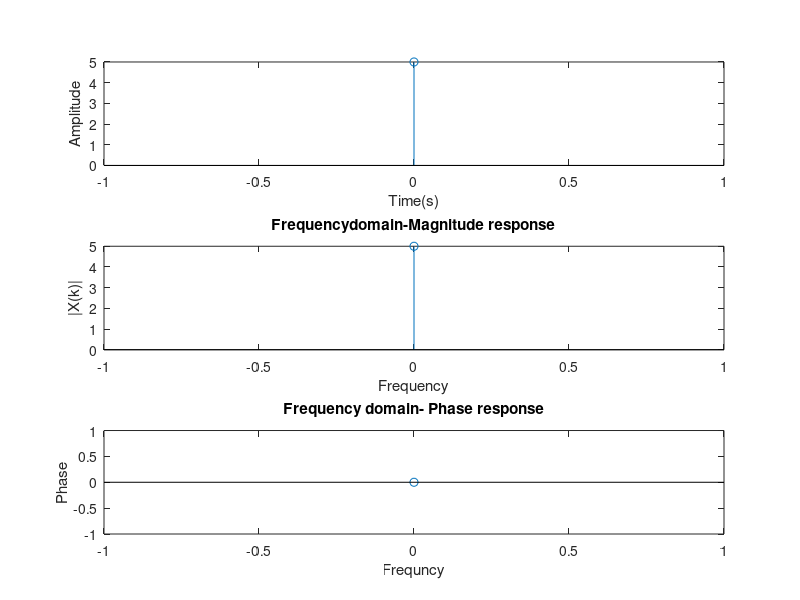

MATLAB code for this plot:
x=input('Sequence for N pt dft=');
N = length(x);
X= zeros(N,1);
for k=0:N-1
    for n=0:N-1
        X(k+1)=X(k+1)+x(n+1)*exp(-1j*pi*2*n*k/N);
    end
end
t=0:N-1;
subplot(3,1,1);
stem(t,x);
xlabel('Time(s)');
ylabel('Amplitude')
subplot(3,1,2);
stem(t,abs(X));
xlabel('Frequency');
ylabel('|X(k)|');
title('Frequencydomain-Magnitude response');
subplot(3,1,3);
stem(t,angle(X));
xlabel('Frequncy');
ylabel('Phase');
title('Frequency domain- Phase response');
disp(X);
abs(X)
angle(X)
